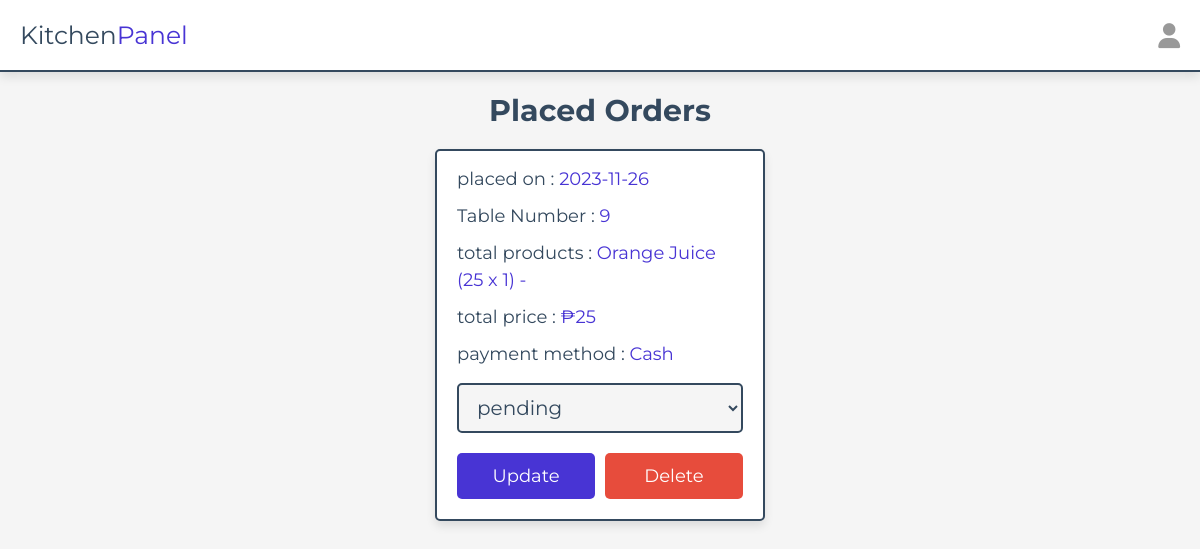
Page /kitchen/dashboard.php (signed in) on the earlier database version.
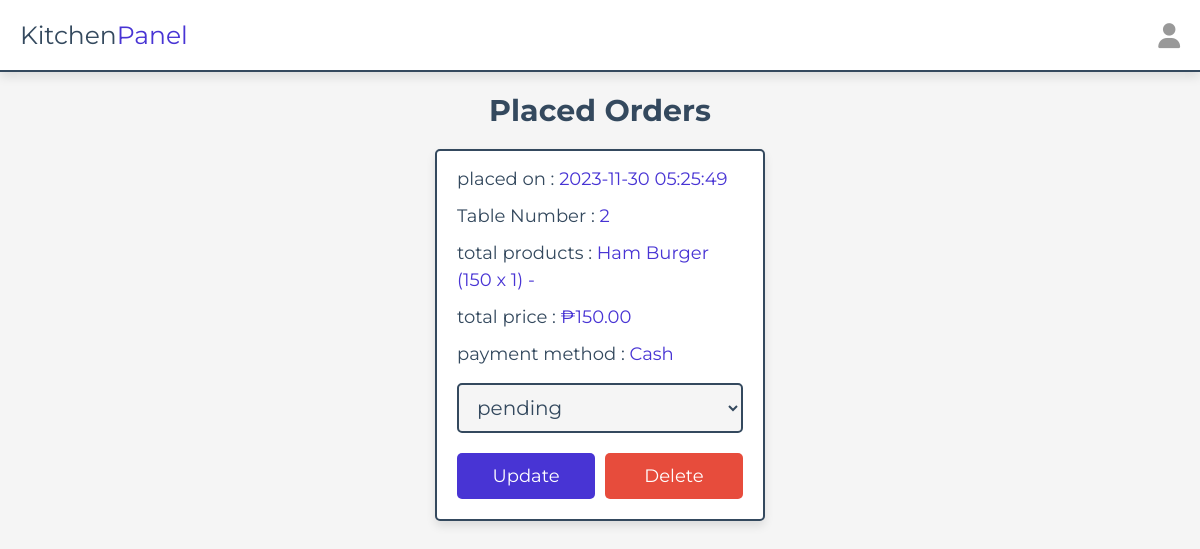
Same page on the later database version.
### tables this page shows
CREATE TABLE `orders` (
  `id` int(11) UNSIGNED NOT NULL,
  `user_id` int(11) DEFAULT NULL,
  `method` varchar(50) DEFAULT NULL,
  `address` varchar(100) DEFAULT NULL,
  `address1` varchar(100) DEFAULT NULL,
  `total_products` text DEFAULT NULL,
  `total_price` decimal(10,2) DEFAULT NULL,
  `quantity_sold` int(11) DEFAULT NULL,
  `payment_status` text DEFAULT NULL,
  `placed_on` timestamp NOT NULL DEFAULT current_timestamp()
);

### kitchen/dashboard.php (the view, shortened to what this page needs)
<?php
include '../components/connect.php';
?>
<!DOCTYPE html>
<html lang="en">
<head>
    <link rel="stylesheet" href="https://cdnjs.cloudflare.com/ajax/libs/font-awesome/6.1.1/css/all.min.css">
    <link rel="stylesheet" href="../css/admin_style.css">
</head>
<body>
    <?php include '../components/kitchen_header.php' ?>
    <section class="placed-orders">
        <h1 class="heading">placed orders</h1>
        <div class="box-container">
            <?php
         $select_orders = $conn->prepare("SELECT * FROM `orders` WHERE payment_status = 'pending'");
         $select_orders->execute();
         if ($select_orders->rowCount() > 0) {
            while ($fetch_orders = $select_orders->fetch(PDO::FETCH_ASSOC)) {
         ?>
            <div class="box">
                <p> placed on : <span><?= $fetch_orders['placed_on']; ?></span> </p>
                <p> Table Number : <span><?= $fetch_orders['address']; ?></span> </p>
                <p> total products : <span><?= $fetch_orders['total_products']; ?></span> </p>
                <p> total price : <span>₱<?= $fetch_orders['total_price']; ?></span> </p>
                <p> payment method : <span><?= $fetch_orders['method']; ?></span> </p>
                <form action="" method="POST" onsubmit="return validateForm(this);">
                    <select name="payment_status" class="drop-down" id="paymentStatus">
                        <option value="" selected disabled><?= $fetch_orders['payment_status']; ?></option>
                    </select>
                    <div class="flex-btn">
                        <input type="submit" value="update" class="btn" name="update_payment">
                        <a href="dashboard.php?delete=<?= $fetch_orders['id']; ?>" class="delete-btn"
                            onclick="return confirm('delete this order?');">delete</a>
                    </div>
                </form>
            </div>
            <?php
            }
         } else {
            echo '<p class="empty">no orders placed yet!</p>';
         }
         ?>
        </div>
    </section>
</body>
</html>

Differences in the rows shown:
removed orders: placed_on "2023-11-26", address "9", total_products "Orange Juice (25 x 1) -", total_price "25", method "Cash", payment_status "pending"
added orders: placed_on "2023-11-30 05:25:49", address "2", total_products "Ham Burger (150 x 1) -", total_price "150.00", method "Cash", payment_status "pending"
